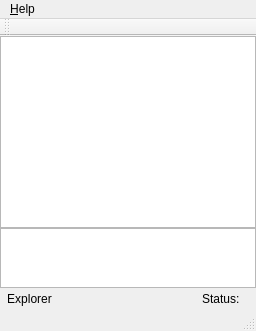
<?xml version="1.0" encoding="UTF-8"?>
<ui version="4.0">
 <class>MainWindow</class>
 <widget class="QMainWindow" name="MainWindow">
  <property name="windowTitle">
   <string>MainWindow</string>
  </property>
  <widget class="QWidget" name="centralWidget">
   <layout class="QVBoxLayout" name="verticalLayout">
    <property name="spacing">
     <number>0</number>
    </property>
    <property name="leftMargin">
     <number>0</number>
    </property>
    <property name="topMargin">
     <number>0</number>
    </property>
    <property name="rightMargin">
     <number>0</number>
    </property>
    <property name="bottomMargin">
     <number>0</number>
    </property>
    <item>
     <widget class="ConnectionsTable" name="tableWidget">
      <property name="editTriggers">
       <set>QAbstractItemView::NoEditTriggers</set>
      </property>
      <property name="selectionMode">
       <enum>QAbstractItemView::SingleSelection</enum>
      </property>
      <property name="selectionBehavior">
       <enum>QAbstractItemView::SelectRows</enum>
      </property>
      <property name="showGrid">
       <bool>false</bool>
      </property>
      <attribute name="horizontalHeaderVisible">
       <bool>false</bool>
      </attribute>
      <attribute name="verticalHeaderVisible">
       <bool>false</bool>
      </attribute>
      <attribute name="verticalHeaderDefaultSectionSize">
       <number>20</number>
      </attribute>
     </widget>
    </item>
    <item>
     <widget class="QTextEdit" name="textEdit">
      <property name="minimumSize">
       <size>
        <width>0</width>
        <height>60</height>
       </size>
      </property>
      <property name="maximumSize">
       <size>
        <width>16777215</width>
        <height>60</height>
       </size>
      </property>
      <property name="undoRedoEnabled">
       <bool>false</bool>
      </property>
      <property name="lineWrapMode">
       <enum>QTextEdit::NoWrap</enum>
      </property>
      <property name="readOnly">
       <bool>true</bool>
      </property>
     </widget>
    </item>
    <item>
     <layout class="QHBoxLayout" name="horizontalLayout">
      <item>
       <widget class="QToolButton" name="showExplorer_toolButton">
        <property name="toolTip">
         <string>Explorer</string>
        </property>
        <property name="text">
         <string>Explorer</string>
        </property>
        <property name="icon">
         <iconset resource="../shared/icons/icons.qrc">
          <normaloff>:/icons/explorer.png</normaloff>:/icons/explorer.png</iconset>
        </property>
        <property name="popupMode">
         <enum>QToolButton::DelayedPopup</enum>
        </property>
        <property name="autoRaise">
         <bool>true</bool>
        </property>
       </widget>
      </item>
      <item>
       <spacer name="horizontalSpacer">
        <property name="orientation">
         <enum>Qt::Horizontal</enum>
        </property>
        <property name="sizeHint" stdset="0">
         <size>
          <width>40</width>
          <height>20</height>
         </size>
        </property>
       </spacer>
      </item>
      <item>
       <widget class="QLabel" name="label">
        <property name="text">
         <string>Status: </string>
        </property>
       </widget>
      </item>
      <item>
       <widget class="QLabel" name="status_icon">
        <property name="text">
         <string/>
        </property>
        <property name="pixmap">
         <pixmap resource="../shared/icons/icons.qrc">:/icons/off_icon&amp;24.png</pixmap>
        </property>
       </widget>
      </item>
     </layout>
    </item>
   </layout>
  </widget>
  <widget class="QMenuBar" name="menuBar">
   <property name="geometry">
    <rect>
     <x>0</x>
     <y>0</y>
     <width>246</width>
     <height>24</height>
    </rect>
   </property>
   <widget class="QMenu" name="menu_Help">
    <property name="title">
     <string>&amp;Help</string>
    </property>
   </widget>
   <addaction name="menu_Help"/>
  </widget>
  <widget class="QToolBar" name="mainToolBar">
   <attribute name="toolBarArea">
    <enum>TopToolBarArea</enum>
   </attribute>
   <attribute name="toolBarBreak">
    <bool>false</bool>
   </attribute>
  </widget>
  <widget class="QStatusBar" name="statusBar"/>
 </widget>
 <layoutdefault spacing="6" margin="11"/>
 <customwidgets>
  <customwidget>
   <class>ConnectionsTable</class>
   <extends>QTableWidget</extends>
   <header>connectionstable.h</header>
  </customwidget>
 </customwidgets>
 <resources>
  <include location="../shared/icons/icons.qrc"/>
 </resources>
 <connections/>
</ui>
